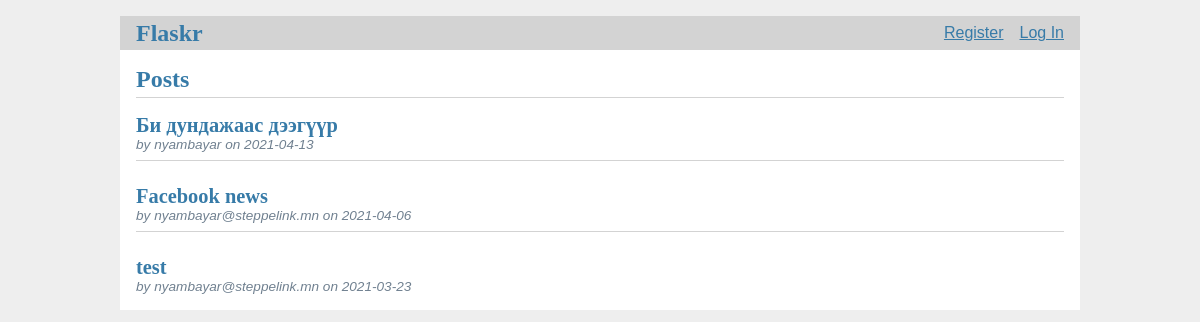
/, run on an earlier commit of the app's database.
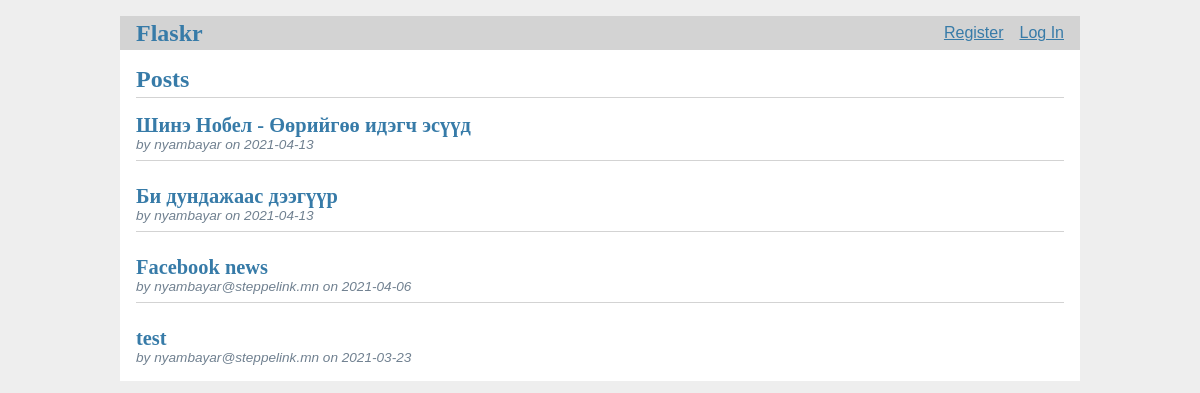
And on a later commit of the database.
### tables this page shows
CREATE TABLE post (
  id INTEGER PRIMARY KEY AUTOINCREMENT,
  author_id INTEGER NOT NULL,
  created TIMESTAMP NOT NULL DEFAULT CURRENT_TIMESTAMP,
  title TEXT NOT NULL,
  body TEXT NOT NULL,
  FOREIGN KEY (author_id) REFERENCES user (id)
);

CREATE TABLE user (
  id INTEGER PRIMARY KEY AUTOINCREMENT,
  username TEXT UNIQUE NOT NULL,
  password TEXT NOT NULL
);

### flaskr/blog.py (the view)
@bp.route('/')
def index():
    db = get_db()
    posts = db.execute(
        'SELECT p.id, title, body, created, author_id, username'
        ' FROM post p JOIN user u ON p.author_id = u.id'
        ' ORDER BY created DESC'
    ).fetchall()
    return render_template('blog/index.html', posts=posts)

### flaskr/auth.py (called while the page is built)
@bp.before_app_request
def load_logged_in_user():
    user_id = session.get('user_id')
    if user_id is None:
        g.user = None
    else:
        g.user = get_db().execute(
            'SELECT * FROM user WHERE id = ?', (user_id,)
        ).fetchone()

### flaskr/db.py (called while the page is built)
def get_db():
    if 'db' not in g:
        g.db = sqlite3.connect(
            current_app.config['DATABASE'],
            detect_types=sqlite3.PARSE_DECLTYPES
        )
        g.db.row_factory = sqlite3.Row
    return g.db

### flaskr/templates/blog/index.html (shortened to what this page needs)
{% extends 'base.html' %}
{% block header %}
  <h1>{% block title %}Posts{% endblock %}</h1>
{% endblock %}
{% block content %}
  {% for post in posts %}
    <article class="post">
      <header>
        <div>
          <h1>
            <a class="post-title" href="{{ url_for('blog.detail', post_id=post['id']) }}">
              {{ post['title'] }}
            </a>
          </h1>
          <div class="about">by {{ post['username'] }} on {{ post['created'].strftime('%Y-%m-%d') }}</div>
        </div>
      </header>
    </article>
    {% if not loop.last %}
      <hr>
    {% endif %}
  {% endfor %}
{% endblock %}

What changed in the data, as far as the page shows it:
added post: title "Шинэ Нобел - Өөрийгөө идэгч эсүүд", username "nyambayar", created "2021-04-13"
